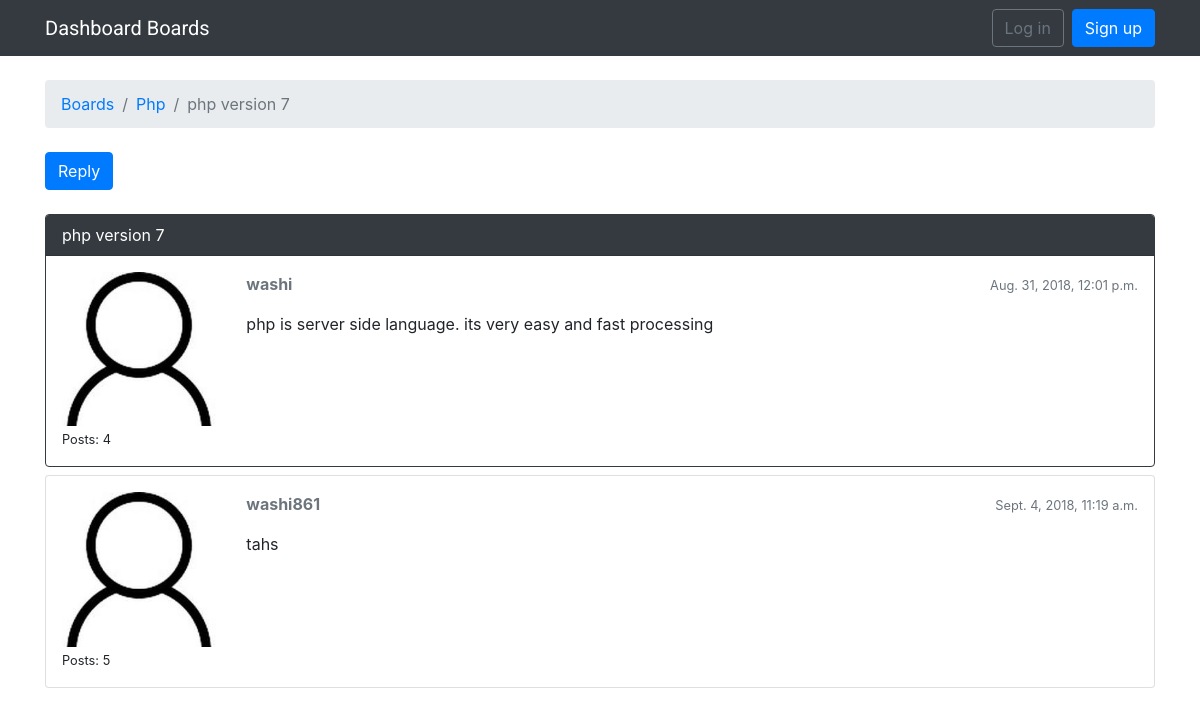
The page /boards/1/topics/1/ on the database its author committed.
### myblog/models.py (models this page shows, shortened)
class Topic(models.Model):
	subject = models.CharField(max_length=255)
	last_updated = models.DateTimeField(auto_now_add=True)
	board = models.ForeignKey(Board, on_delete=models.CASCADE,related_name='topics')
	starter = models.ForeignKey(User, on_delete=models.CASCADE,related_name='topics')
	views = models.PositiveIntegerField(default=0)

class Board(models.Model):
	name = models.CharField(max_length=30, unique=True)
	description = models.CharField(max_length=100)

class Post(models.Model):
	message = models.TextField(max_length=4000)
	topic = models.ForeignKey(Topic, on_delete=models.CASCADE,related_name='posts')
	created_at = models.DateTimeField(auto_now_add=True)
	updated_at = models.DateTimeField(null=True)
	created_by = models.ForeignKey(User, on_delete=models.CASCADE,related_name='posts')
	updated_by = models.ForeignKey(User, on_delete=models.CASCADE,null=True, related_name='+')

### myblog/views.py (the view)
# urls.py: url(r'^boards/(?P<pk>\d+)/topics/(?P<topic_pk>\d+)/$', views.topic_posts, name='topic_posts'),
def topic_posts(request, pk, topic_pk):
	topic = get_object_or_404(Topic, board__pk=pk, pk=topic_pk)
	topic.views += 1
	topic.save()
	return render(request, 'topic_posts.html', {'topic': topic})

### templates/topic_posts.html (shortened to what this page needs)
{% extends 'base.html' %}
{% load static %}
{% block breadcrumb %}
  <li class="breadcrumb-item"><a href="{% url 'home' %}">Boards</a></li>
  <li class="breadcrumb-item"><a href="{% url 'board_topics' topic.board.pk %}">{{ topic.board.name }}</a></li>
  <li class="breadcrumb-item active">{{ topic.subject }}</li>
{% endblock %}
{% block content %}
  <div class="mb-4">
    <a href="{% url 'reply_topic' topic.board.pk topic.pk %}" class="btn btn-primary" role="button">Reply</a>
  </div>
  {% for post in topic.posts.all %}
    <div class="card mb-2 {% if forloop.first %}border-dark{% endif %}">
	  {% if forloop.first %}
      <div class="card-header text-white bg-dark py-2 px-3">{{ topic.subject }}</div>
      {% endif %}
      <div class="card-body p-3">
        <div class="row">
          <div class="col-2">
            <img src="{% static 'img/avtar.jpg' %}" alt="{{ post.created_by.username }}" class="w-100">
            <small>Posts: {{ post.created_by.posts.count }}</small>
          </div>
          <div class="col-10">
            <div class="row mb-3">
              <div class="col-6">
                <strong class="text-muted">{{ post.created_by.username }}</strong>
              </div>
              <div class="col-6 text-right">
                <small class="text-muted">{{ post.created_at }}</small>
              </div>
            </div>
            {{ post.message }}
          </div>
        </div>
      </div>
    </div>
  {% endfor %}
{% endblock %}

### templates/base.html (shortened to what this page needs)
{% load static %}
<!DOCTYPE html>
<html>
  <head>
    <link rel="stylesheet" href="{% static 'css/bootstrap.min.css' %}">
	<link rel="stylesheet" href="{% static 'css/app.css' %}">
  </head>
  <body>
  {% block body %}
	<nav class="navbar navbar-expand-sm navbar-dark bg-dark">
	  <div class="container">
		<a class="navbar-brand" href="{% url 'home' %}">Dashboard Boards</a>
		<div class="collapse navbar-collapse" id="mainMenu">
		{% if user.is_authenticated %}
		  <ul class="navbar-nav ml-auto">
			<li class="nav-item dropdown">
			  <a class="nav-link dropdown-toggle" href="#" id="userMenu" data-toggle="dropdown" aria-haspopup="true" aria-expanded="false">
				{{ user.username }}
			  </a>
			  <div class="dropdown-menu dropdown-menu-right" aria-labelledby="userMenu">
				<a class="dropdown-item" href="#">My account</a>
				<a class="dropdown-item" href="{% url 'password_change' %}">Change password</a>
				<div class="dropdown-divider"></div>
				<a class="dropdown-item" href="{% url 'logout' %}">Log out</a>
			  </div>
			</li>
		  </ul>
		  {% else %}
		  <form class="form-inline ml-auto">
          <a href="{% url 'login' %}" class="btn btn-outline-secondary">Log in</a>
          <a href="{% url 'signup' %}" class="btn btn-primary ml-2">Sign up</a>
        </form>
         {% endif %}
		</div>
	  </div>
	</nav>
    <div class="container">
      <ol class="breadcrumb my-4">
        {% block breadcrumb %}
        {% endblock %}
      </ol>
      {% block content %}
      {% endblock %}
    </div>
	 {% endblock body %}
  </body>
</html>

### static/css/app.css (style rules this page uses)
.navbar-brand { font-family: 'Roboto', sans-serif; }

### rows shown on the page
Topic: board.name "Php", subject "php version 7"
Post: created_by.posts.count "4", created_by.username "washi", created_at "Aug. 31, 2018, 12:01 p.m.", message "php is server side language. its very easy and fast processing"
Post: created_by.posts.count "5", created_by.username "washi861", created_at "Sept. 4, 2018, 11:19 a.m.", message "tahs"
